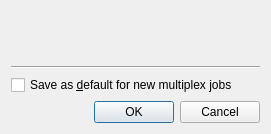
<?xml version="1.0" encoding="UTF-8"?>
<ui version="4.0">
 <class>mtx::gui::Info::JobSettingsDialog</class>
 <widget class="QDialog" name="mtx::gui::Info::JobSettingsDialog">
  <property name="geometry">
   <rect>
    <x>0</x>
    <y>0</y>
    <width>271</width>
    <height>134</height>
   </rect>
  </property>
  <property name="windowTitle">
   <string>Info job settings</string>
  </property>
  <layout class="QVBoxLayout" name="verticalLayout">
   <item>
    <widget class="mtx::gui::Info::JobSettingsWidget" name="settings" native="true"/>
   </item>
   <item>
    <widget class="Line" name="line">
     <property name="orientation">
      <enum>Qt::Horizontal</enum>
     </property>
    </widget>
   </item>
   <item>
    <widget class="QCheckBox" name="saveAsDefault">
     <property name="text">
      <string>Save as &amp;default for new multiplex jobs</string>
     </property>
    </widget>
   </item>
   <item>
    <widget class="QDialogButtonBox" name="buttons">
     <property name="orientation">
      <enum>Qt::Horizontal</enum>
     </property>
     <property name="standardButtons">
      <set>QDialogButtonBox::Cancel|QDialogButtonBox::Ok</set>
     </property>
    </widget>
   </item>
  </layout>
 </widget>
 <customwidgets>
  <customwidget>
   <class>mtx::gui::Info::JobSettingsWidget</class>
   <extends>QWidget</extends>
   <header>mkvtoolnix-gui/info/job_settings_widget.h</header>
   <container>1</container>
  </customwidget>
 </customwidgets>
 <resources/>
</ui>
